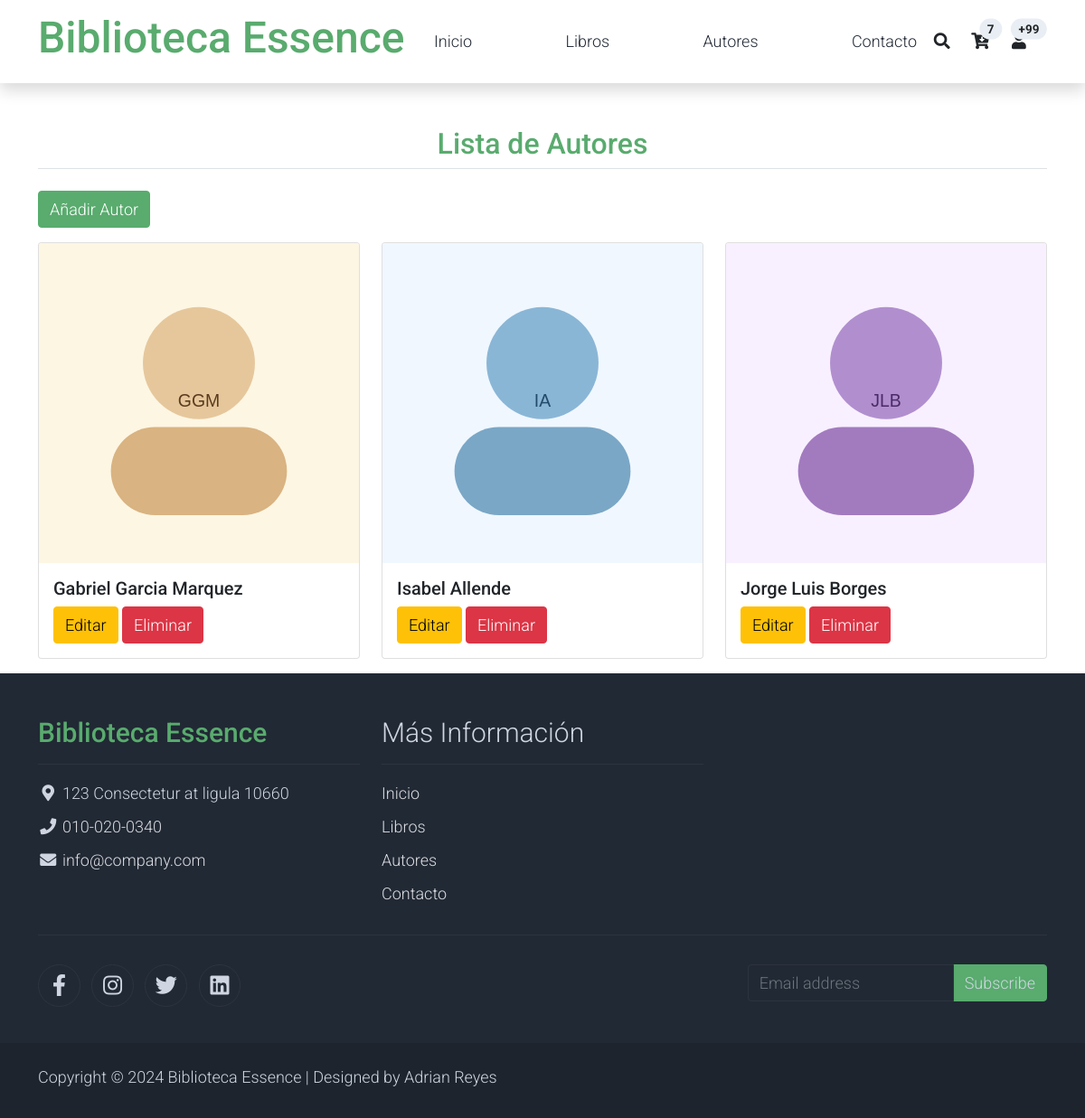
Screenshot of /autores.php with the database file from the repository.
### tables this page shows
CREATE TABLE autores (
                id_autor TEXT PRIMARY KEY,
                nombre TEXT NOT NULL,
                apellido TEXT NOT NULL,
                telefono TEXT NOT NULL,
                direccion TEXT NOT NULL,
                ciudad TEXT NOT NULL,
                estado TEXT NOT NULL,
                pais TEXT NOT NULL,
                cod_postal TEXT NOT NULL
            , photo_path TEXT);

### autores.php (the view, shortened to what this page needs)
<?php
$db = new DBConnection();
$conn = $db->getConnection();
$sql = "SELECT * FROM autores";
$stmt = $conn->query($sql);
$autores = $stmt->fetchAll(PDO::FETCH_ASSOC);
?>
<!DOCTYPE html>
<html lang="es">
<head>
    <link rel="stylesheet" href="assets/css/bootstrap.min.css">
</head>
<body>
    <?php include ("template/menu.php"); ?>
    <div class="container mt-5">
        <h2 class="text-center text-success mb-4 pb-2 border-bottom">Lista de Autores</h2>
        <a href="crud_autores.php" class="btn btn-success mb-3">Añadir Autor</a>
        <div class="row">
            <?php foreach ($autores as $autor): ?>
                <?php
                    $photoPath = !empty($autor['photo_path']) ? $autor['photo_path'] : 'assets/img/authors/author-default.svg';
                ?>
                <div class="col-md-4 mb-3">
                    <div class="card">
                        <img src="<?= htmlspecialchars($photoPath) ?>" class="card-img-top" alt="Autor">
                        <div class="card-body">
                            <h5 class="card-title"><?= htmlspecialchars($autor['nombre'] . ' ' . $autor['apellido']) ?></h5>
                            <a href="crud_autores.php?id=<?= $autor['id_autor'] ?>" class="btn btn-warning"><i class="bi bi-pencil-square"></i> Editar</a>
                            <a href="eliminar_autor.php?id=<?= $autor['id_autor'] ?>" class="btn btn-danger"><i class="bi bi-trash"></i> Eliminar</a>
                        </div>
                    </div>
                </div>
            <?php endforeach; ?>
        </div>
    </div>
    <?php include ("template/footer.php"); ?>
</body>
</html>

### assets/css/templatemo.css (style rules this page uses)
body, ul, li, p, a, label, input, div { font-family: 'Roboto', sans-serif; font-size: 18px !important; font-weight: 300 !important; }
.text-success { color: #59ab6e !important; }
.btn-success { background-color: #59ab6e !important; border-color: #56ae6c !important; }

### rows the page displays
autores: photo_path (picture), nombre+apellido "Gabriel Garcia Marquez"
autores: photo_path (picture), nombre+apellido "Isabel Allende"
autores: photo_path (picture), nombre+apellido "Jorge Luis Borges"
